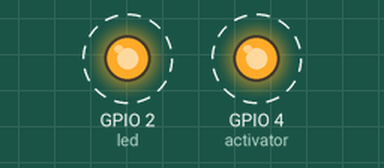
Bench run of a program on a simulated ESP32 board running MicroPython. Shown: output pins drawn as LEDs (lit = HIGH). Dashed ring = blinking. What the program prints to the serial console is not drawn.

Above: at 0.5 s.
Timing chart, 0 to 4.6 s (numbered marks = the images above):
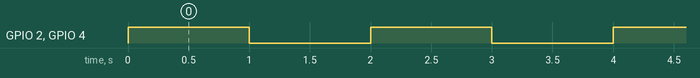

Measured:
- by itself, GPIO 2 (led), GPIO 4 (activator): alternates HIGH for 1.0 s and LOW for 1.0 s

The program:

KY-019.py
```python
from machine import Pin
import time

led = Pin(2, Pin.OUT)
activator = Pin(4, Pin.OUT)

while True:
    activator.value(1)
    led.value(1)
    print("Relay ON")

    time.sleep(1)

    activator.value(0)
    led.value(0)
    print("Relay OFF")

    time.sleep(1)
```
